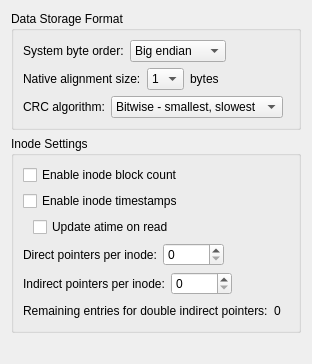
          <widget class="QWidget" name="scrollAreaWidgetContents_3">
           <property name="geometry">
            <rect>
             <x>0</x>
             <y>0</y>
             <width>292</width>
             <height>364</height>
            </rect>
           </property>
           <layout class="QVBoxLayout" name="verticalLayout_19">
            <item>
             <widget class="QGroupBox" name="gbDataFormat">
              <property name="title">
               <string>Data Storage Format</string>
              </property>
              <layout class="QVBoxLayout" name="verticalLayout_21">
               <item>
                <layout class="QHBoxLayout" name="hlayByteOrder">
                 <item>
                  <widget class="QLabel" name="label_23">
                   <property name="text">
                    <string>System byte order:</string>
                   </property>
                  </widget>
                 </item>
                 <item>
                  <widget class="QComboBox" name="cmbByteOrder">
                   <property name="minimumSize">
                    <size>
                     <width>90</width>
                     <height>0</height>
                    </size>
                   </property>
                   <item>
                    <property name="text">
                     <string>Big endian</string>
                    </property>
                   </item>
                   <item>
                    <property name="text">
                     <string>Little endian</string>
                    </property>
                   </item>
                  </widget>
                 </item>
                 <item>
                  <spacer name="horizontalSpacer_15">
                   <property name="orientation">
                    <enum>Qt::Horizontal</enum>
                   </property>
                   <property name="sizeHint" stdset="0">
                    <size>
                     <width>40</width>
                     <height>20</height>
                    </size>
                   </property>
                  </spacer>
                 </item>
                 <item>
                  <widget class="WarningBtn" name="wbtnByteOrder" native="true">
                   <property name="sizePolicy">
                    <sizepolicy hsizetype="Fixed" vsizetype="Ignored">
                     <horstretch>0</horstretch>
                     <verstretch>0</verstretch>
                    </sizepolicy>
                   </property>
                   <property name="minimumSize">
                    <size>
                     <width>0</width>
                     <height>0</height>
                    </size>
                   </property>
                   <property name="maximumSize">
                    <size>
                     <width>18</width>
                     <height>16777215</height>
                    </size>
                   </property>
                  </widget>
                 </item>
                </layout>
               </item>
               <item>
                <layout class="QHBoxLayout" name="hlayAlignmentSize">
                 <item>
                  <widget class="QLabel" name="label_25">
                   <property name="text">
                    <string>Native alignment size:</string>
                   </property>
                  </widget>
                 </item>
                 <item>
                  <widget class="QComboBox" name="cmbAlignmentSize">
                   <property name="minimumSize">
                    <size>
                     <width>0</width>
                     <height>0</height>
                    </size>
                   </property>
                   <item>
                    <property name="text">
                     <string>1</string>
                    </property>
                   </item>
                   <item>
                    <property name="text">
                     <string>2</string>
                    </property>
                   </item>
                   <item>
                    <property name="text">
                     <string>4</string>
                    </property>
                   </item>
                   <item>
                    <property name="text">
                     <string>8</string>
                    </property>
                   </item>
                  </widget>
                 </item>
                 <item>
                  <widget class="QLabel" name="label_26">
                   <property name="text">
                    <string>bytes</string>
                   </property>
                  </widget>
                 </item>
                 <item>
                  <spacer name="horizontalSpacer_16">
                   <property name="orientation">
                    <enum>Qt::Horizontal</enum>
                   </property>
                   <property name="sizeHint" stdset="0">
                    <size>
                     <width>40</width>
                     <height>20</height>
                    </size>
                   </property>
                  </spacer>
                 </item>
                 <item>
                  <widget class="WarningBtn" name="wbtnAlignmentSize" native="true">
                   <property name="sizePolicy">
                    <sizepolicy hsizetype="Fixed" vsizetype="Ignored">
                     <horstretch>0</horstretch>
                     <verstretch>0</verstretch>
                    </sizepolicy>
                   </property>
                   <property name="minimumSize">
                    <size>
                     <width>0</width>
                     <height>0</height>
                    </size>
                   </property>
                   <property name="maximumSize">
                    <size>
                     <width>18</width>
                     <height>16777215</height>
                    </size>
                   </property>
                  </widget>
                 </item>
                </layout>
               </item>
               <item>
                <layout class="QHBoxLayout" name="hlayCrc">
                 <item>
                  <widget class="QLabel" name="label_31">
                   <property name="text">
                    <string>CRC algorithm:</string>
                   </property>
                  </widget>
                 </item>
                 <item>
                  <widget class="QComboBox" name="cmbCrc">
                   <item>
                    <property name="text">
                     <string>Bitwise - smallest, slowest</string>
                    </property>
                   </item>
                   <item>
                    <property name="text">
                     <string>Sarwate - midsized, fast</string>
                    </property>
                   </item>
                   <item>
                    <property name="text">
                     <string>Slice by 8 - largest, fastest</string>
                    </property>
                   </item>
                  </widget>
                 </item>
                 <item>
                  <spacer name="horizontalSpacer_19">
                   <property name="orientation">
                    <enum>Qt::Horizontal</enum>
                   </property>
                   <property name="sizeHint" stdset="0">
                    <size>
                     <width>40</width>
                     <height>20</height>
                    </size>
                   </property>
                  </spacer>
                 </item>
                 <item>
                  <widget class="WarningBtn" name="wbtnCrc" native="true">
                   <property name="sizePolicy">
                    <sizepolicy hsizetype="Fixed" vsizetype="Ignored">
                     <horstretch>0</horstretch>
                     <verstretch>0</verstretch>
                    </sizepolicy>
                   </property>
                   <property name="minimumSize">
                    <size>
                     <width>0</width>
                     <height>0</height>
                    </size>
                   </property>
                   <property name="maximumSize">
                    <size>
                     <width>18</width>
                     <height>16777215</height>
                    </size>
                   </property>
                  </widget>
                 </item>
                </layout>
               </item>
              </layout>
             </widget>
            </item>
            <item>
             <widget class="QGroupBox" name="gbInodeSetting">
              <property name="title">
               <string>Inode Settings</string>
              </property>
              <layout class="QVBoxLayout" name="verticalLayout_23">
               <item>
                <layout class="QHBoxLayout" name="hlayInodeBlockCount">
                 <item>
                  <widget class="QCheckBox" name="cbInodeBlockCount">
                   <property name="text">
                    <string>Enable inode block count</string>
                   </property>
                  </widget>
                 </item>
                 <item>
                  <spacer name="horizontalSpacer_31">
                   <property name="orientation">
                    <enum>Qt::Horizontal</enum>
                   </property>
                   <property name="sizeHint" stdset="0">
                    <size>
                     <width>40</width>
                     <height>20</height>
                    </size>
                   </property>
                  </spacer>
                 </item>
                 <item>
                  <widget class="WarningBtn" name="wbtnInodeBlockCount" native="true">
                   <property name="sizePolicy">
                    <sizepolicy hsizetype="Fixed" vsizetype="Ignored">
                     <horstretch>0</horstretch>
                     <verstretch>0</verstretch>
                    </sizepolicy>
                   </property>
                   <property name="minimumSize">
                    <size>
                     <width>0</width>
                     <height>0</height>
                    </size>
                   </property>
                   <property name="maximumSize">
                    <size>
                     <width>18</width>
                     <height>16777215</height>
                    </size>
                   </property>
                  </widget>
                 </item>
                </layout>
               </item>
               <item>
                <layout class="QHBoxLayout" name="hlayInodeTimestamps">
                 <item>
                  <widget class="QCheckBox" name="cbInodeTimestamps">
                   <property name="text">
                    <string>Enable inode timestamps</string>
                   </property>
                  </widget>
                 </item>
                 <item>
                  <spacer name="horizontalSpacer_26">
                   <property name="orientation">
                    <enum>Qt::Horizontal</enum>
                   </property>
                   <property name="sizeHint" stdset="0">
                    <size>
                     <width>40</width>
                     <height>20</height>
                    </size>
                   </property>
                  </spacer>
                 </item>
                 <item>
                  <widget class="WarningBtn" name="wbtnInodeTimestamps" native="true">
                   <property name="sizePolicy">
                    <sizepolicy hsizetype="Fixed" vsizetype="Ignored">
                     <horstretch>0</horstretch>
                     <verstretch>0</verstretch>
                    </sizepolicy>
                   </property>
                   <property name="minimumSize">
                    <size>
                     <width>0</width>
                     <height>0</height>
                    </size>
                   </property>
                   <property name="maximumSize">
                    <size>
                     <width>18</width>
                     <height>16777215</height>
                    </size>
                   </property>
                  </widget>
                 </item>
                </layout>
               </item>
               <item>
                <layout class="QHBoxLayout" name="hlayUpdateAtime">
                 <item>
                  <spacer name="horizontalSpacer_23">
                   <property name="orientation">
                    <enum>Qt::Horizontal</enum>
                   </property>
                   <property name="sizeType">
                    <enum>QSizePolicy::Fixed</enum>
                   </property>
                   <property name="sizeHint" stdset="0">
                    <size>
                     <width>10</width>
                     <height>20</height>
                    </size>
                   </property>
                  </spacer>
                 </item>
                 <item>
                  <widget class="QCheckBox" name="cbUpdateAtime">
                   <property name="text">
                    <string>Update atime on read</string>
                   </property>
                  </widget>
                 </item>
                 <item>
                  <spacer name="horizontalSpacer_20">
                   <property name="orientation">
                    <enum>Qt::Horizontal</enum>
                   </property>
                   <property name="sizeHint" stdset="0">
                    <size>
                     <width>40</width>
                     <height>20</height>
                    </size>
                   </property>
                  </spacer>
                 </item>
                </layout>
               </item>
               <item>
                <layout class="QHBoxLayout" name="hlayDirectPointers">
                 <item>
                  <widget class="QLabel" name="label_33">
                   <property name="text">
                    <string>Direct pointers per inode:</string>
                   </property>
                  </widget>
                 </item>
                 <item>
                  <widget class="QSpinBox" name="sbDirectPointers">
                   <property name="maximum">
                    <number>65536</number>
                   </property>
                  </widget>
                 </item>
                 <item>
                  <spacer name="horizontalSpacer_21">
                   <property name="orientation">
                    <enum>Qt::Horizontal</enum>
                   </property>
                   <property name="sizeHint" stdset="0">
                    <size>
                     <width>40</width>
                     <height>20</height>
                    </size>
                   </property>
                  </spacer>
                 </item>
                 <item>
                  <widget class="WarningBtn" name="wbtnDirectPointers" native="true">
                   <property name="sizePolicy">
                    <sizepolicy hsizetype="Fixed" vsizetype="Ignored">
                     <horstretch>0</horstretch>
                     <verstretch>0</verstretch>
                    </sizepolicy>
                   </property>
                   <property name="minimumSize">
                    <size>
                     <width>0</width>
                     <height>0</height>
                    </size>
                   </property>
                   <property name="maximumSize">
                    <size>
                     <width>18</width>
                     <height>16777215</height>
                    </size>
                   </property>
                  </widget>
                 </item>
                </layout>
               </item>
               <item>
                <layout class="QHBoxLayout" name="hlayIndirectPointers">
                 <item>
                  <widget class="QLabel" name="label_34">
                   <property name="text">
                    <string>Indirect pointers per inode:</string>
                   </property>
                  </widget>
                 </item>
                 <item>
                  <widget class="QSpinBox" name="sbIndirectPointers">
                   <property name="maximum">
                    <number>65536</number>
                   </property>
                  </widget>
                 </item>
                 <item>
                  <spacer name="horizontalSpacer_24">
                   <property name="orientation">
                    <enum>Qt::Horizontal</enum>
                   </property>
                   <property name="sizeHint" stdset="0">
                    <size>
                     <width>40</width>
                     <height>20</height>
                    </size>
                   </property>
                  </spacer>
                 </item>
                 <item>
                  <widget class="WarningBtn" name="wbtnIndirectPointers" native="true">
                   <property name="sizePolicy">
                    <sizepolicy hsizetype="Fixed" vsizetype="Ignored">
                     <horstretch>0</horstretch>
                     <verstretch>0</verstretch>
                    </sizepolicy>
                   </property>
                   <property name="minimumSize">
                    <size>
                     <width>0</width>
                     <height>0</height>
                    </size>
                   </property>
                   <property name="maximumSize">
                    <size>
                     <width>18</width>
                     <height>16777215</height>
                    </size>
                   </property>
                  </widget>
                 </item>
                </layout>
               </item>
               <item>
                <layout class="QHBoxLayout" name="hlayDindirPointers">
                 <item>
                  <widget class="QLabel" name="label_50">
                   <property name="text">
                    <string>Remaining entries for double indirect pointers:</string>
                   </property>
                  </widget>
                 </item>
                 <item>
                  <widget class="QLabel" name="labelDindirPointers">
                   <property name="text">
                    <string>0</string>
                   </property>
                  </widget>
                 </item>
                 <item>
                  <spacer name="horizontalSpacer_25">
                   <property name="orientation">
                    <enum>Qt::Horizontal</enum>
                   </property>
                   <property name="sizeHint" stdset="0">
                    <size>
                     <width>40</width>
                     <height>20</height>
                    </size>
                   </property>
                  </spacer>
                 </item>
                </layout>
               </item>
              </layout>
             </widget>
            </item>
            <item>
             <spacer name="verticalSpacer_3">
              <property name="orientation">
               <enum>Qt::Vertical</enum>
              </property>
              <property name="sizeHint" stdset="0">
               <size>
                <width>20</width>
                <height>40</height>
               </size>
              </property>
             </spacer>
            </item>
           </layout>
          </widget>
